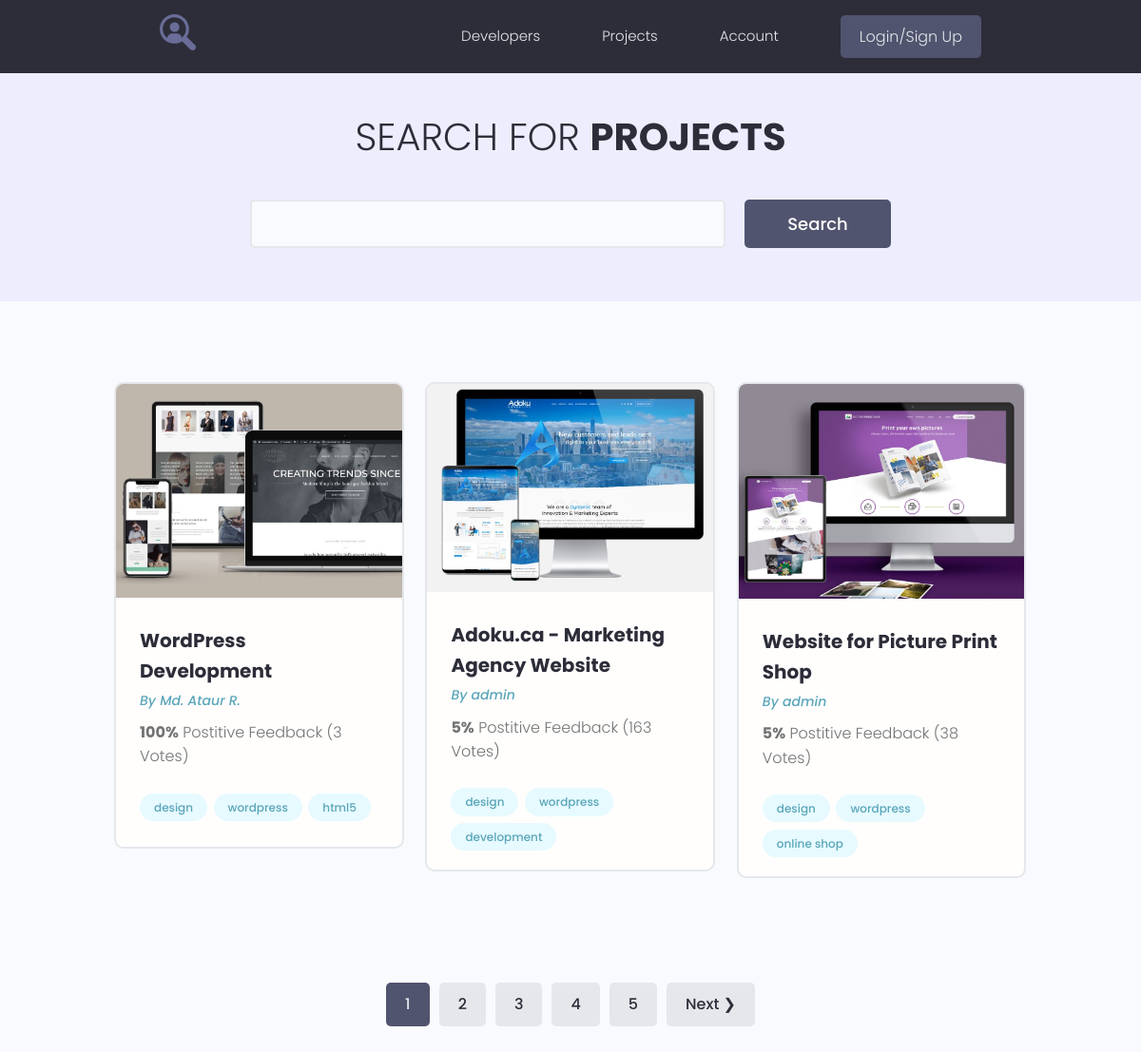
/projects/, run on the app's committed database.
### projects/models.py (models this page shows, shortened)
class Project(models.Model):
    owner = models.ForeignKey(Profile, on_delete=models.SET_NULL, blank=True, null=True)
    title = models.CharField(max_length=200)
    description = models.TextField(blank=True)
    featured_image = models.ImageField(blank=True, default="default.jpg", upload_to="projects/%Y/%m/%d/")
    demo_link = models.CharField(max_length=500, blank=True)
    source_link = models.CharField(max_length=500, blank=True)
    tags = models.ManyToManyField('Tag', blank=True)
    vote_total = models.IntegerField(default=0)
    vote_ratio = models.IntegerField(default=0)
    created = models.DateTimeField(auto_now_add=True)
    class Meta:
        ordering = ['-vote_ratio', '-vote_total', 'title']

class Tag(models.Model):
    name = models.CharField(max_length=200)
    created = models.DateTimeField(auto_now_add=True)
    def __str__(self):
        return self.name

### users/models.py (models this page shows, shortened)
class Profile(models.Model):
    user = models.OneToOneField(User, on_delete=models.CASCADE, blank=True)
    name = models.CharField(max_length=200, blank=True)
    email = models.EmailField(max_length=200, blank=True)
    username = models.CharField(max_length=200, blank=True)
    short_intro = models.CharField(max_length=200, blank=True)
    bio = models.TextField(blank=True)
    profile_image = models.ImageField(default="profiles/user-default.png", upload_to="profiles/")
    social_github = models.CharField(max_length=200, blank=True)
    social_youtube = models.CharField(max_length=200, blank=True)
    social_website = models.CharField(max_length=200, blank=True)
    created = models.DateTimeField(auto_now_add=True)

### projects/views.py (the view)
# urls.py: path('projects/', include('projects.urls')),
def projects(request):
    pr, search_query = search_projects(request)
    custom_range, pr = paginate_projects(request, pr, 3)
    context = {
        'projects': pr,
        'search_query': search_query,
        'custom_range': custom_range,
    }
    return render(request, "projects/projects.html", context)

### projects/utils.py (called while the page is built)
def paginate_projects(request, pr, results):
    page = request.GET.get('page')
    paginator = Paginator(pr, results)
    try:
        pr = paginator.page(page)
    except PageNotAnInteger:
        page = 1
        pr = paginator.page(page)
    except EmptyPage:
        page = paginator.num_pages
        pr = paginator.page(page)
    right_index = int(page) + 5
    if right_index > paginator.num_pages:
        right_index = paginator.num_pages + 1
    left_index = int(page) - 4
    if left_index < 1:
        left_index = 1
    custom_range = range(left_index, right_index)
    return custom_range, pr

def search_projects(request):
    search_query = ' '
    if request.GET.get('search_query'):
        search_query = request.GET.get('search_query')
    pr = Project.objects.filter(
        Q(title__icontains=search_query) |
        Q(description__icontains=search_query) |
        Q(owner__name__icontains=search_query)
    )
    return pr, search_query

### projects/templates/projects/projects.html (shortened to what this page needs)
{% extends 'projects/base.html' %}
{% block content %}
  <main class="projects">
    <section class="hero-section text-center">
      <div class="container container--narrow">
        <div class="hero-section__box">
          <h2>Search for <span>Projects</span></h2>
        </div>
        <div class="hero-section__search">
          <form id ="search" class="form" action="{% url 'projects' %}" method="get">
            <div class="form__field">
              <input class="input input--text" id="formInput#search" type="text" name="search_query"
                     value="{{ search_query }}"
                placeholder="Search by Project Title" />
            </div>
            <input class="btn btn--sub btn--lg" type="submit" value="Search" />
          </form>
        </div>
      </div>
    </section>
    <section class="projectsList">
      <div class="container">
        <div class="grid grid--three">
          {% for project in projects %}
          <div class="column">
            <div class="card project">
              <a href="{% url 'project' project.id %}" class="project">
                <img class="project__thumbnail" src="{{ project.featured_image.url }}" alt="project thumbnail" />
                <div class="card__body">
                  <h3 class="project__title">{{ project.title }}</h3>
                  <p><a class="project__author" href="{% url 'user_profile' project.owner.id %} ">By {{ project.owner.name }}</a></p>
                  <p class="project--rating">
                    <span style="font-weight: bold;">{{ project.vote_ratio }}%</span> Postitive
                    Feedback ({{project.vote_total }} Vote{{project.vote_total|pluralize:"s" }})
                  </p>
                  <div class="project__tags">
                    {% for tag in project.tags.all %}
                    <span class="tag tag--pill tag--main">
                      <small>{{ tag }}</small>
                    </span>
                    {% endfor %}
                  </div>
                </div>
              </a>
            </div>
          </div>
          {% endfor %}
        </div>
      </div>
    </section>
    {% include 'projects/pagination.html' with queryset=projects %}
  </main>
{%  endblock %}

### projects/static/styles/app.css (style rules this page uses)
:root { --color-sub: #2d2d39; }
.btn--sub { background-color: var(--color-sub-light); }
.card { border: 2px solid var(--color-light); }
img { width: 100%; }
.hero-section { height: 40vh; display: flex; align-items: center; background-color: var(--color-sub); }
.hero-section__box { margin-bottom: 4rem; }
.hero-section__box > h2, .hero-section__box > h2 > span { font-size: 4rem; color: var(--color-light); line-height: 1.3; text-transform: uppercase; }
.hero-section__box > h2 { font-weight: 300; }
.hero-section__box > h2 > span { font-weight: 700; }
.hero-section__search > .form { display: flex; align-items: center; justify-content: center; gap: 2rem; }
.hero-section__search > .form input.input--text { width: 50rem; }
.project__author { font-size: 1.4rem; font-style: italic; }
.project--rating { margin-bottom: 1.6em; margin-top: .5em; }
.projects > .hero-section { background: var(--color-sub-lighter); height: 30vh; }
.projects .hero-section__box { margin-bottom: 2.5rem; }
.projects .hero-section__box > h2 { color: var(--color-sub); }
.projects .hero-section__box > h2 > span { font-weight: 700; color: var(--color-sub); }
.projectsList { margin-top: 8rem; }
.project__thumbnail { object-fit: cover; object-position: top center; width: 100%; }
.project__title { font-size: 2rem; font-weight: 700; color: var(--color-sub); }

### projects/static/uikit/styles/modules/_variables.css (style rules this page uses)
:root { --color-main: #5aa5b9; --color-main-light: #e6faff; --color-sub: #3f4156; --color-sub-light: #51546e; --color-sub-lighter: #ededfd; --color-text: #737373; --color-gray: #8b8b8b; --color-light: #e5e7eb; --color-light-gray: #767676; --color-bg: #f8fafd; --color-white: #fffefd; --color-white-light: #f3f3f3; --color-success: #359e64; --color-success-bg: #def8e8; --color-error: #fc4b0b; --color-error-bg: #fff2ee; --font-base: 'Poppins', arial, helvetica, 'Segoe UI', roboto, ubuntu, sans-serif; --font-monospace: 'Fira Code', 'Courier New', courier, monospace; --font-regular: 300; --font-medium: 500; --font-bold: 700; --generic-shadow: 1px 1px 5px #00000010; --generic-transition: all 0.3s ease-in-out; }

### projects/static/uikit/styles/modules/_base.css (style rules this page uses)
* { margin: 0; padding: 0; box-sizing: border-box; text-rendering: optimizeLegibility; color: inherit; font-size: inherit; }
html { font-size: 50%; }
@media only screen and (min-width: 480px) { html { font-size: 56.25%; } }
@media only screen and (min-width: 1200px) { html { font-size: 62.5%; } }
body { line-height: 1.6; font-weight: 400; font-size: 1.5rem; color: var(--color-text); background-color: var(--color-bg); min-height: 100vh; }

### projects/static/uikit/styles/modules/_typography.css (style rules this page uses)
* { font-family: var(--font-base); }
h2 { font-size: 3.6rem; font-weight: var(--font-bold); }
h3 { font-size: 3.2rem; font-weight: var(--font-medium); }
p, span, strong { font-size: 1.6rem; color: var(--color-text); font-weight: var(--font-regular); }
a { padding-bottom: 2px; text-decoration: none; display: inline-block; color: var(--color-main); font-weight: var(--font-medium); }

### projects/static/uikit/styles/modules/_utilities.css (style rules this page uses)
.container { width: 92%; max-width: 165rem; margin: 0 auto; box-sizing: border-box; }
.container--narrow { width: 92%; max-width: 120rem; }
@media screen and (min-width: 1000px) { .container { width: 90%; } }
@media screen and (min-width: 1000px) { .container--narrow { width: 85%; } }
@media screen and (min-width: 1200px) { .container { width: 80%; } }
@media screen and (min-width: 1200px) { .container--narrow { width: 72%; } }
.text-center { text-align: center; }

### projects/static/uikit/styles/modules/_button.css (style rules this page uses)
.btn { display: inline-block; position: relative; cursor: pointer; background-color: var(--color-light); font-weight: var(--font-medium); color: var(--color-sub); text-decoration: none; padding: 1rem 2rem; border-radius: 0.5rem; border: none; width: -webkit-fit-content; width: -moz-fit-content; width: fit-content; height: -webkit-fit-content; height: -moz-fit-content; height: fit-content; font-size: 1.6rem; outline-width: 0; outline-color: transparent; -webkit-backface-visibility: hidden; backface-visibility: hidden; transition: all 0.3s ease-in-out; }
.btn--sub { background-color: var(--color-sub); color: var(--color-white); }
.btn--lg { font-size: 1.8rem; padding: 1.2rem 4.5rem; }

### projects/static/uikit/styles/modules/_card.css (style rules this page uses)
.card { border-radius: 1rem; background-color: var(--color-white); border: 1.5px solid var(--color-light); width: auto; height: auto; margin-top: 0.5rem; margin-bottom: 0.5rem; overflow: hidden; }
.card__body, .card__header { padding: 2rem 2.5rem; }

### data on the page
Project: featured_image (picture), title "WordPress Development", owner.name "Md. Ataur R.", vote_ratio "100", vote_total "3"
Tag: name "design"
Tag: name "wordpress"
Tag: name "html5"
Project: featured_image (picture), title "Adoku.ca - Marketing Agency Website", owner.name "admin", vote_ratio "5", vote_total "163"
Tag: name "development"
Project: featured_image (picture), title "Website for Picture Print Shop", owner.name "admin", vote_ratio "5", vote_total "38"
Tag: name "online shop"

### other printed values
{{ page }} "1"
{{ page }} "2" "3" "4" "5"
